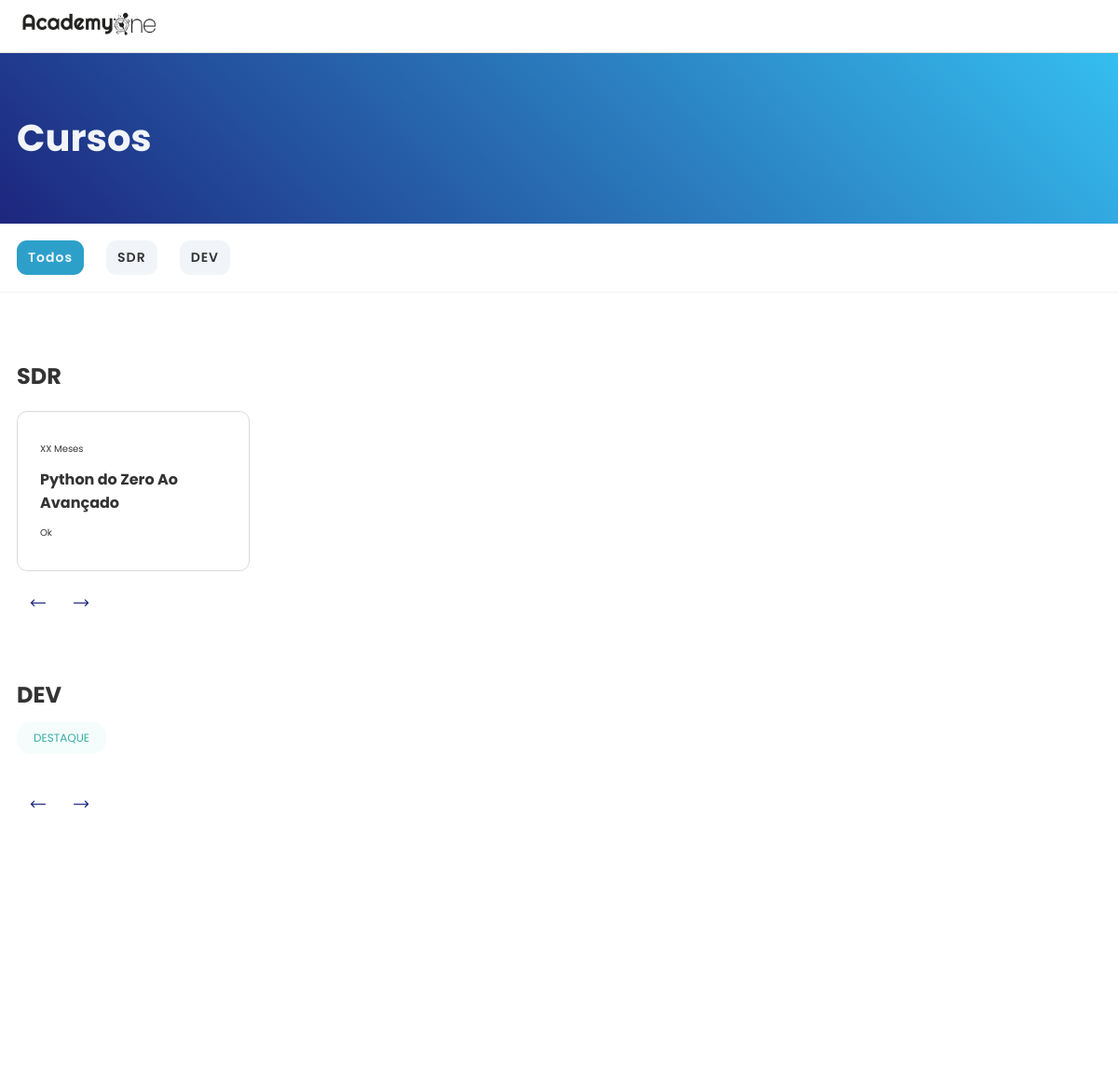
The page /estacoes/cursos/ (upper part) on the database as committed earlier.
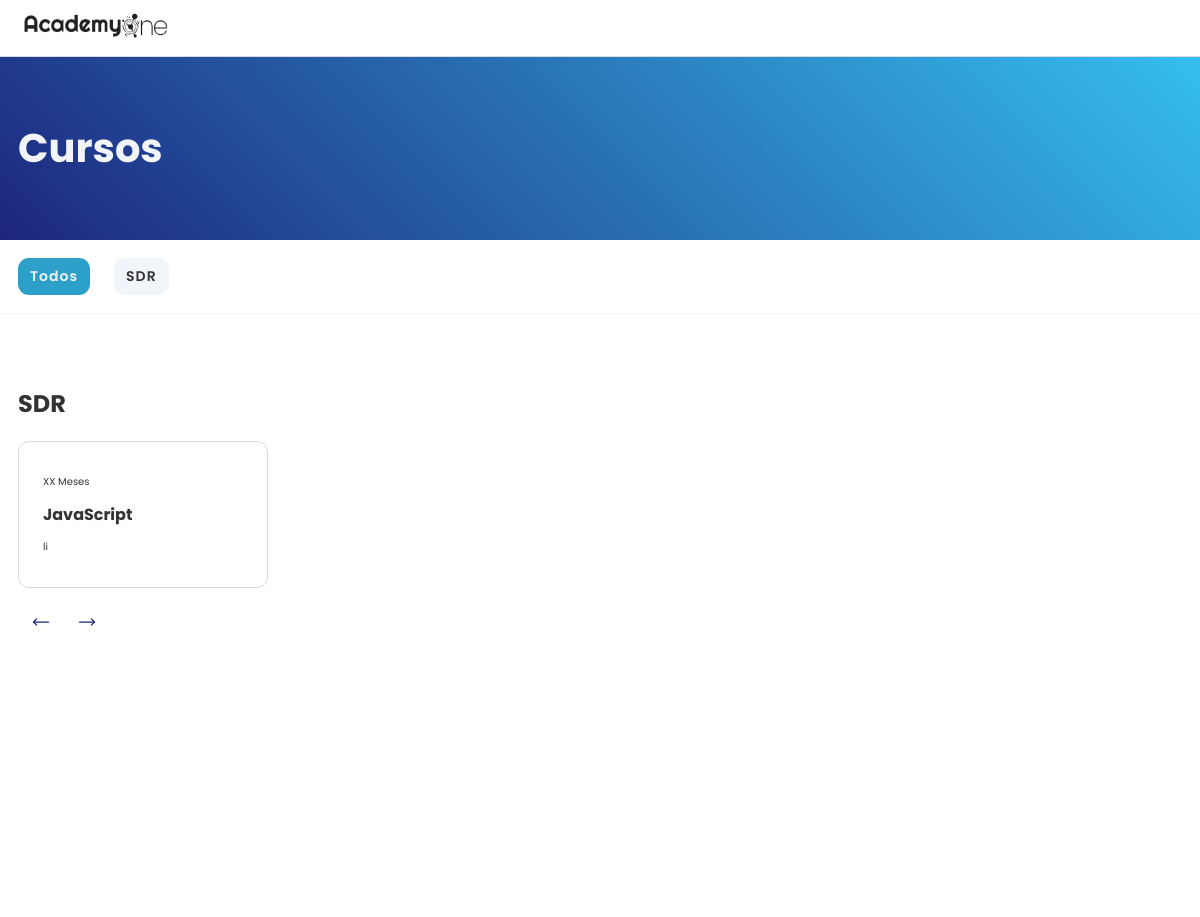
The same page on the database as committed later.
### estacoes/models.py (models this page shows, shortened)
class Estacao(models.Model):
    nome = models.CharField(max_length=100)
    descricao = models.TextField(blank=True, null=True)
    def __str__(self):
        return self.nome

class Curso(models.Model):
    nome = models.CharField(max_length=100)
    descricao = models.TextField(blank=True, null=True)
    estacao = models.ManyToManyField(Estacao, related_name='cursos')

### estacoes/views.py (the view)
# urls.py: path('cursos/', views.curso_list, name='curso_list'),
def cursos(request):
    vars_data = vars(request)
    infos = {}
    estacoes_tags = Estacao.objects.all()
    estacoes = Estacao.objects.all()
    infos['estacoes_tags'] = estacoes_tags
    infos['estacoes'] = estacoes
    print(infos)
    context = {**infos, **vars_data}
    if request.headers.get('x-requested-with') == 'XMLHttpRequest':
        return render(request, 'partials/cursos_list.html', context)
    return render(request, 'cursos.html', context)

### utils/uteis.py (called while the page is built)
def vars(request):
    variaveis = ('user_id', 'error_msg', 'email')
    infos = {}
    for var in variaveis:
        if var in request.session:
            infos[var] = request.session.get(var)
    if 'user_id' in request.session:
        usuario = Usuario.objects.get(id_usuario=infos['user_id'])
        infos['usuario'] = usuario
    infos['perfil'] = FotoPerfil.objects.all()
    return infos

### estacoes/templates/cursos.html (shortened to what this page needs)
{% extends 'base.html' %}
{% load static %}
{% block extra_css %}
    <link rel="stylesheet" href="{% static 'css/cursos.css' %}">
    <link rel="stylesheet" href="{% static 'css/estacoesQueries.css' %}">
{% endblock %}
{% block content %}
<section class="section--cursos">
    <div class="cursos-box">
        <div class="heading-container-wrapper">
            <div class="container heading-container">
                <h1 class="heading-primaria">Cursos</h1>
            </div>
        </div>
        <div class="estacoes-lista-wrapper">
            <ul class="estacoes-lista">
                <a class="estacao-link estacao-link-active" href="{% url 'estacoes:cursos' %}">
                    <li class="estacao-tab ">
                        Todos
                    </li>
                </a>
                {% for estacao_tag in estacoes_tags %}
                    <a class="estacao-link" href="{% url 'estacoes:curso' estacao_nome=estacao_tag.nome %}" data-id="{{ estacao_tag.nome }}">
                        <li class="estacao-tab" id="estacao-tab-{{ estacao_tag.nome }}">
                            {{ estacao_tag.nome }}
                        </li>
                    </a>
                {% endfor %}
            </ul>
        </div>
        <div class="courses">
         {% include 'partials/cursos_list.html' %}
        </div>
    </div>
</section>
<section class="section--cta">
</section>
{% endblock %}

### core/templates/base.html (shortened to what this page needs)
<!DOCTYPE html>
<html lang="pt-BR">
    <head>
    {% load static %}
    {% block extra_css %}
    {% endblock %}
    <link rel="stylesheet" href="{% static 'css/geral.css' %}" />
    <link rel="stylesheet" href="{% static 'css/globalQueries.css' %}" />
</head>
<body>
    <header class="header fixed">
        <div class="dropdown">
            <a href="{% url 'home' %}" class="logo-container">
                <img class="logo" src="{% static 'image/logo.png' %}" alt="logo">
            </a>
                </div>
    </header>
    <main>
        {% block content %}{% endblock %}
    </main>
</body>
</html>

### estacoes/templates/partials/cursos_list.html (shortened to what this page needs)
{% block content %}
{% for estacao in estacoes %}
        <div class="estacao container">
            <div class="lista">
                <h3 class="estacao-label">{{ estacao.nome }}</h3>
                {% if estacao.nome == "DEV"  %}
                <span class="destaque-label">Destaque</span>
                {% endif %}
                <div id="{{ curso.nome }}">
                    <div class="carousel">
                    <ul class="cursos-lista">
                        {% for curso in estacao.cursos.all %}
                        <li>
                             <a href="{% url 'estacoes:aulas' curso.nome %}">
                                <div class="card">
                                    <header class="card-header">
                                        <p>XX Meses</p>
                                    </header>
                                    <h3 class="card-titulo">{{ curso.nome }}</h3>
                                    <p>{{ curso.descricao }}</p>
                                </div>
                            </a>
                        </li>
                        {% endfor %}
                    </ul>
                    <div class="scroll-controls">
                        <button  class="scroll-btn scroll-left-btn" aria-label="scroll-btn--left" id="scroll-left-button">
                        <svg class="scroll-icon--right" xmlns="http://www.w3.org/2000/svg" fill="none" viewBox="0 0 24 24" stroke-width="1.5" stroke="currentColor" class="size-6">
                            <path stroke-linecap="round" stroke-linejoin="round" d="M6.75 15.75 3 12m0 0 3.75-3.75M3 12h18" />
                        </svg>
                        </button>
                        <button class="scroll-btn scroll-right-btn" aria-label="scroll-btn--right" id="scroll-right-button">
                        <svg class="scroll-icon--left" xmlns="http://www.w3.org/2000/svg" fill="none" viewBox="0 0 24 24" stroke-width="1.5" stroke="currentColor" class="size-6">
                            <path stroke-linecap="round" stroke-linejoin="round" d="M17.25 8.25 21 12m0 0-3.75 3.75M21 12H3" />
                        </svg>
                        </button>
                    </div>
                </div>
            </div>
        </div>
    </div>
{% endfor %}
{% endblock %}

### estacoes/static/css/cursos.css (style rules this page uses)
.section--cursos { padding: 5.6rem 0 9.6rem 0; }
.heading-container-wrapper { background: linear-gradient(45deg, rgb(29, 38, 125), rgb(53, 190, 240)); color: #f1f5f9; padding: 3.8rem 0; }
.estacao-label { font-size: 2.4rem; }
.cursos-box { position: relative; }
.courses { padding: 4.8rem 0; }
.scroll-controls { padding: 1.4rem 0; }
.scroll-controls button { background-color: transparent !important; border: none !important; }
.scroll-icon--right, .scroll-icon--left { width: 24px; height: 24px; }
.scroll-btn { z-index: 999; padding: 1rem 0; background: linear-gradient(90deg, #00000000, #ffffffa9); border: none; }
.estacoes-lista-wrapper { position: sticky; top: 55px; background-color: #FFF; z-index: 1000; list-style: none; width: 100%; padding: 1.8rem; margin: 0; border-bottom: 1px solid #f1f5f9; margin: 0 auto; }
.estacoes-lista { overflow-x: scroll; list-style: none; display: flex; width: 100%; align-items: center; gap: 2.4rem; scrollbar-width: none; }
.estacao-link { cursor: pointer; display: inline-block; background-color: #f1f5f9; color: #969696 ; font-size: 1.2rem; white-space: nowrap; font-weight: 600; letter-spacing: 0.1rem; border-radius: 11px; padding: 0.8rem 1.2rem; text-decoration: none; color: inherit; transition: 0.15s all; }
.estacao-link-active { background-color: #2da0ca; color: #F1F5F9; }
.cursos-lista { z-index: 1000; padding-top: 2rem; list-style: none; display: grid; grid-auto-flow: column; grid-template-columns: min-content; justify-items: start; column-gap: 2.4rem; overflow-x: scroll; scrollbar-width: none; }
.cursos-lista li a { text-decoration: none; color: inherit; }
.card { border: 1.55px solid #dbdbdb; border-radius: 11px; width: 25rem; display: flex; flex-direction: column; gap: 1.2rem; padding: 3.2rem 2.4rem; height: 100%; }
.card-titulo { font-size: 1.6rem; }
.section--cta { padding: 9.6rem 1.8rem; }

### estacoes/static/css/estacoesQueries.css (style rules this page uses)
@media (min-width: 48em) { .estacoes-lista { scrollbar-width: none; } }
@media (min-width: 48em) { .estacao-link { font-size: 1.4rem; } }
@media (min-width: 64em) { .estacoes-lista-wrapper { margin : 0 auto; max-width: 130rem; } }
@media (min-width: 64em) { .cursos-lista { grid-template-columns: auto; justify-items: start; column-gap: 2.8rem; overflow-x: scroll; scrollbar-width: none; } }

### core/static/css/geral.css (style rules this page uses)
* { margin: 0; padding: 0; box-sizing: border-box; }
html { scroll-behavior: smooth; font-size: 62.5%; }
body { font-family: 'Poppins'; color: #333333; }
.heading-primaria { font-size: 2.8rem; }
.heading-container { display: flex; }
.container { margin: 0 auto; max-width: 130rem; padding: 1.8rem 3.2rem; }
.fixed { z-index: 9999; background-color: #fff; position: fixed; width: 100%; }
.dropdown { z-index: 9999; position: absolute; display: grid; grid-template-columns: repeat(2, 1fr); right: 0; width: 100%; background-color: #fff; border-bottom: 1.55px solid #dbdbdb; padding: 1.2rem 2.4rem 0.8rem 2.4rem; color: inherit; opacity: 100; transition: 0.5s all; }
.dropdown .logo-container { align-self: center; }
.logo-container { cursor: pointer; display: inline-block; max-width: 144px; height: auto; text-align: start; }
.logo-container img { max-width: 100%; }
.scroll-controls { display: flex; }
.scroll-controls button { cursor: pointer; background-color: #f8f8f8; border: 0.90px solid #dbdbdb; border-radius: 11px; padding: 1rem 0.8rem 0.7rem 0.8rem; margin: 0 5px; font-size: 1rem; }
.scroll-icon--right, .scroll-icon--left { width: 20px; height: 20px; color: #1D267D; }

### core/static/css/globalQueries.css (style rules this page uses)
@media (min-width: 23em) { .container { padding: 2.4rem 1.8rem; } }
@media (min-width: 23em) { .heading-primaria { font-size: 3.2rem; } }
@media (min-width: 64em) { .heading-primaria { font-size: 4rem; } }
@media (min-width: 64em) { .dropdown { opacity: 100; z-index: 9999; position: fixed; top: 0; left: 0; background-color: #FFF; padding: 1.2rem 2.4rem; grid-template-columns: 0.4fr 2fr ; transition: 0.5s all; } }

Rows that differ between the two databases and show on the page:
removed Estacao: nome "DEV", shows "DESTAQUE"
removed Curso: nome "Python do Zero Ao Avançado", descricao "Ok"
added Curso: nome "JavaScript", descricao "li"
